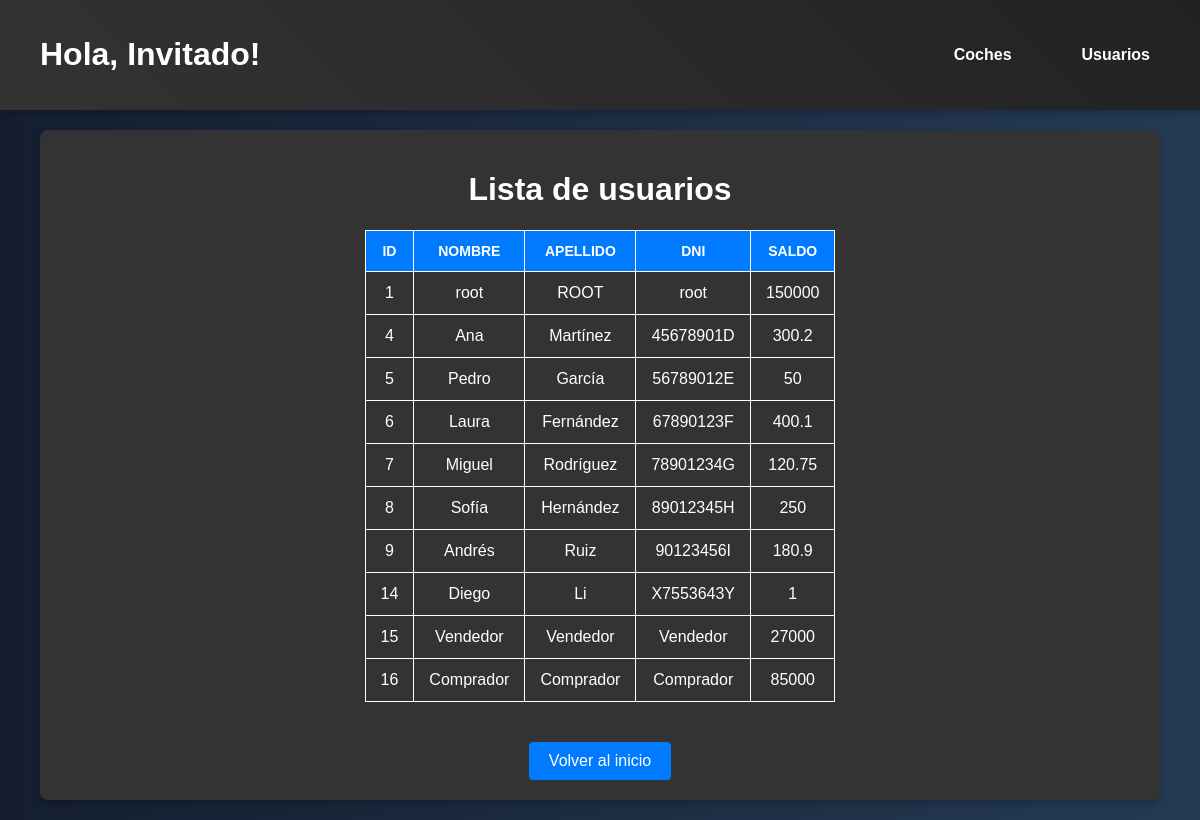
Screenshot of /usuarios/usuarios-listar.php with the database file from the repository.
### tables this page shows
CREATE TABLE `usuarios` (
  `id_usuario` int(10) UNSIGNED NOT NULL,
  `password` varchar(255) DEFAULT NULL,
  `nombre` varchar(50) DEFAULT NULL,
  `apellidos` varchar(50) DEFAULT NULL,
  `dni` varchar(9) DEFAULT NULL,
  `saldo` float DEFAULT NULL,
  `tipo_usuario` enum('administrador','vendedor','comprador') NOT NULL
);

### usuarios/usuarios-listar.php (the view, shortened to what this page needs)
<?php
include '../header.view.php';
include '../db.php';
$sql = "SELECT * FROM usuarios";
$result = mysqli_query($conn, $sql);
?>
<!DOCTYPE html>
<html lang="en">
<head>
</head>
<body>
    <div class="main-container">
        <div class="content">
            <h1>Lista de usuarios</h1>
        </div>
        <div class="user-container">
            <table>
                <tr>
                    <th>ID</th>
                    <th>Nombre</th>
                    <th>Apellido</th>
                    <th>DNI</th>
                    <th>Saldo</th>
                </tr>
            <?php
            if (mysqli_num_rows($result) > 0) {
                while($row = mysqli_fetch_assoc($result)) { ?>
                    <tr>
                    <td><?php echo $row['id_usuario']; ?></td>
                    <td><?php echo $row['nombre']; ?></td>
                    <td><?php echo $row['apellidos']; ?></td>
                    <td><?php echo $row['dni']; ?></td>
                    <td><?php echo $row['saldo']; ?></td>
                </tr>
                <?php }
            } else {
                echo "<p>No se encontraron usuarios</p>";
            }
            ?>
            </table>
        </div>
        <div class="button-container">
            <a href="../index.php" class="button">Volver al inicio</a>
        </div>
    </div>
</body>
</html>

### header.view.php (style rules this page uses)
body { font-family: 'Arial', sans-serif; margin: 0; background: #f4f4f4; }

### usuarios/usuarios-listar.php (style rules this page uses)
body { background: linear-gradient(to right, #141E30, #243B55); font-family: Arial, sans-serif; background-color: #f4f4f4; color: #333; margin: 0; padding: 0; }
.main-container { margin: 20px auto; padding: 20px; width: 90%; max-width: 1200px; background-color: #333; color: white; border-radius: 8px; box-shadow: 0 4px 8px rgba(0, 0, 0, 0.2); }
.content { text-align: center; margin-bottom: 20px; }
.button-container { text-align: center; margin-top: 40px; }
.button { display: inline-block; background-color: #007BFF; color: white; padding: 10px 20px; border-radius: 4px; text-decoration: none; font-size: 16px; cursor: pointer; text-align: center; }
.user-container table { text-align: center; display: flex; justify-content: center; border-collapse: collapse; }
th, td { padding: 12px 15px; text-align: center; border: 1px solid white; border-collapse: collapse; }
th { background-color: #007BFF; color: #fff; text-transform: uppercase; font-size: 14px; }

### rows the page displays
usuarios: id_usuario "1", nombre "root", apellidos "ROOT", dni "root", saldo "150000"
usuarios: id_usuario "4", nombre "Ana", apellidos "Martínez", dni "45678901D", saldo "300.2"
usuarios: id_usuario "5", nombre "Pedro", apellidos "García", dni "56789012E", saldo "50"
usuarios: id_usuario "6", nombre "Laura", apellidos "Fernández", dni "67890123F", saldo "400.1"
usuarios: id_usuario "7", nombre "Miguel", apellidos "Rodríguez", dni "78901234G", saldo "120.75"
usuarios: id_usuario "8", nombre "Sofía", apellidos "Hernández", dni "89012345H", saldo "250"
usuarios: id_usuario "9", nombre "Andrés", apellidos "Ruiz", dni "90123456I", saldo "180.9"
usuarios: id_usuario "14", nombre "Diego", apellidos "Li", dni "X7553643Y", saldo "1"
usuarios: id_usuario "15", nombre "Vendedor", apellidos "Vendedor", dni "Vendedor", saldo "27000"
usuarios: id_usuario "16", nombre "Comprador", apellidos "Comprador", dni "Comprador", saldo "85000"

### other values shown
$nombre = $_SESSION['nombre'] ? $_SESSION['nombre'] : "Invitado" "Invitado"
